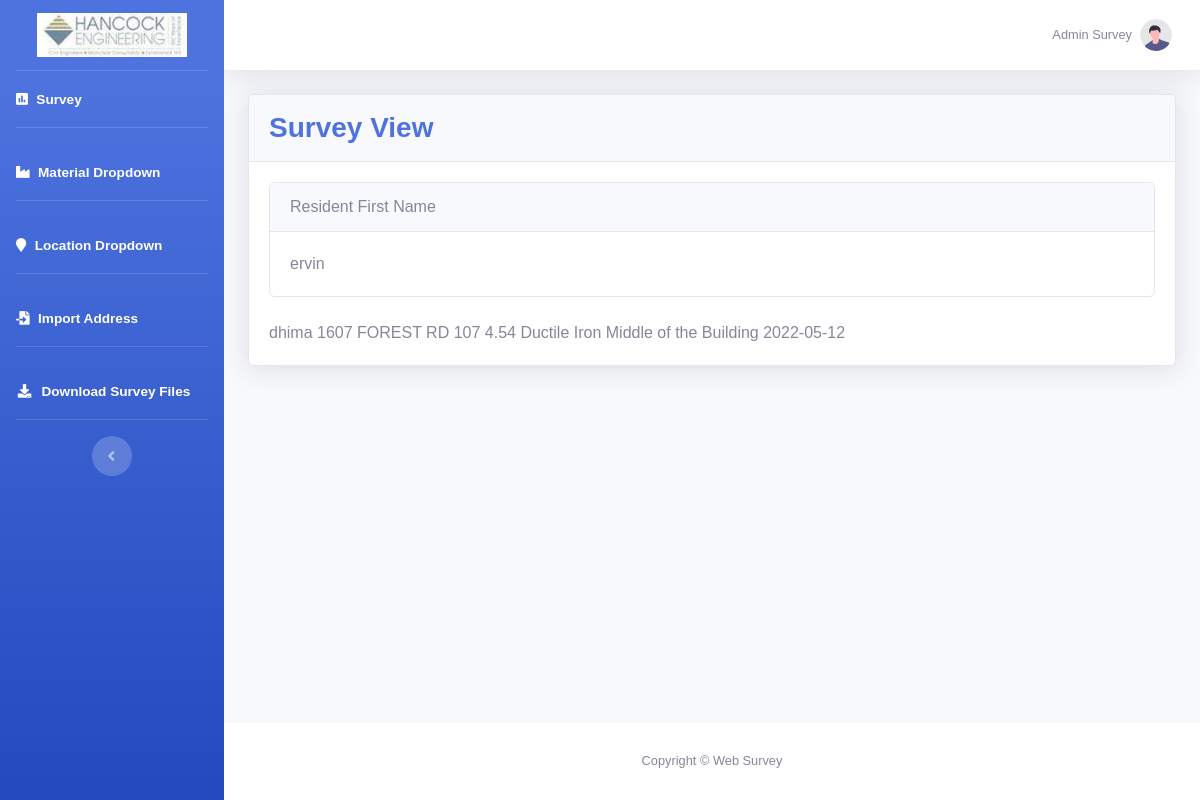
The page /survey_show.php?s_id=15 (signed in) on the database its author committed.
### tables this page shows
CREATE TABLE `survey_tbl` (
  `id` int(11) NOT NULL,
  `resident_f_name` varchar(150) DEFAULT NULL,
  `resident_l_name` varchar(150) DEFAULT NULL,
  `resident_address` text DEFAULT NULL,
  `location_of_meter` varchar(150) DEFAULT NULL,
  `size_of_service` decimal(10,2) DEFAULT NULL,
  `material_of_service` varchar(150) DEFAULT NULL,
  `date_constructed` date DEFAULT NULL,
  `photo_upstream_meter` text DEFAULT NULL,
  `photo_meter` text DEFAULT NULL,
  `created_at` datetime NOT NULL DEFAULT current_timestamp(),
  `updated_at` datetime NOT NULL DEFAULT current_timestamp()
);

### survey_show.php (the view, shortened to what this page needs)
<?PHP
include('config.php');
if(isset($_GET['s_id']) && $_GET['s_id'] != '') {
	$get_survey_row_sql = "SELECT * FROM survey_tbl WHERE id = '".$_GET['s_id']."' ";
	$surveyRowData = $mysqli->query($get_survey_row_sql);
	if (!empty($surveyRowData->num_rows)) {
		$survey_row = mysqli_fetch_assoc($surveyRowData);
	}
} else {
	header('Location: tables.php');
}
include('admin_header.php');
?>
                <div class="container-fluid">
                    <div class="card shadow mb-4">
                        <div class="card-header py-3">
							<div class="row">
								<div class="col-md-6">
									<h3 class="m-0 font-weight-bold text-primary">Survey View</h3>
								</div>
							</div>
                        </div>
                        <div class="card-body">
							<div class="card mb-4">
								<div class="card-header">
									Resident First Name
								</div>
								<div class="card-body"><?php echo $survey_row['resident_f_name'] ?? '' ; ?>
								</div>
							</div>
							<?php echo $survey_row['resident_l_name'] ?? '' ; ?>
							<?php echo $survey_row['resident_address'] ?? '' ; ?>
							<?php echo $survey_row['size_of_service'] ?? '' ; ?>
							<?php echo $survey_row['material_of_service'] ?? '' ; ?>
							<?php echo $survey_row['location_of_meter'] ?? '' ; ?>
							<?php echo $survey_row['date_constructed'] ; ?>
                        </div>
                    </div>
                </div>
            </div>
 <?PHP
include('admin_footer.php');
?>

### rows shown on the page
survey_tbl: resident_f_name "ervin", resident_l_name "dhima", resident_address "1607 FOREST RD 107", size_of_service "4.54", material_of_service "Ductile Iron", location_of_meter "Middle of the Building", date_constructed "2022-05-12"

### other values the page prints
$_SESSION['NAME'] "Admin Survey"
